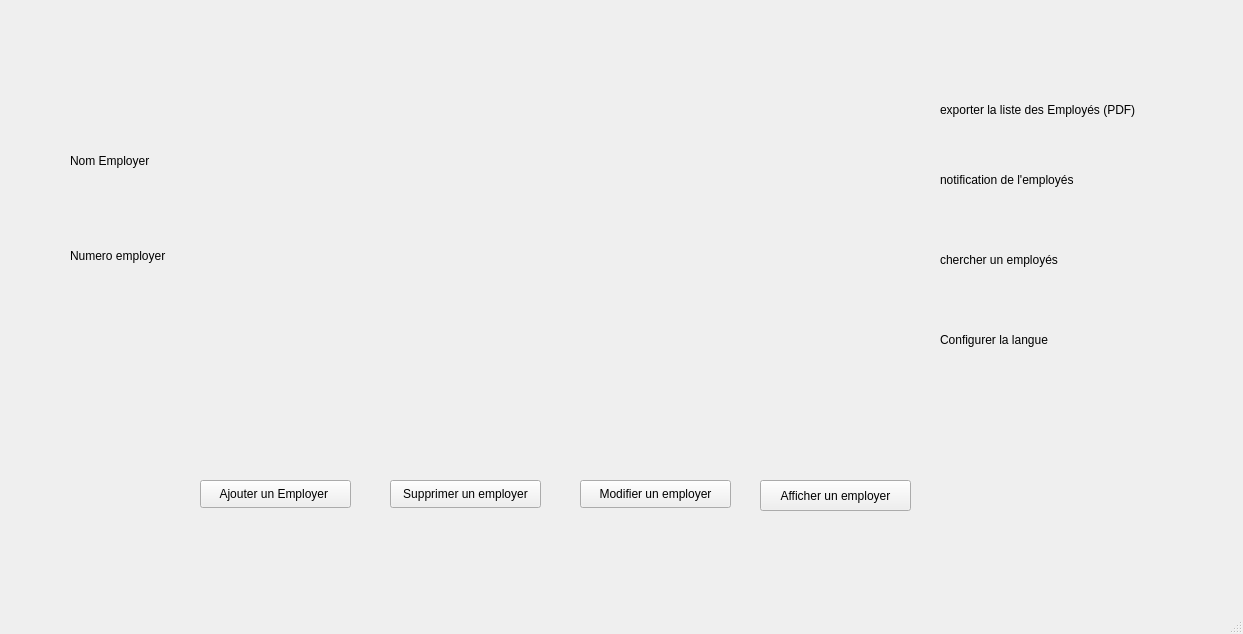
<?xml version="1.0" encoding="UTF-8"?>
<ui version="4.0">
 <class>MainWindow</class>
 <widget class="QMainWindow" name="MainWindow">
  <property name="geometry">
   <rect>
    <x>0</x>
    <y>0</y>
    <width>1243</width>
    <height>634</height>
   </rect>
  </property>
  <property name="windowTitle">
   <string>MainWindow</string>
  </property>
  <widget class="QWidget" name="centralwidget">
   <widget class="QLabel" name="label">
    <property name="geometry">
     <rect>
      <x>70</x>
      <y>130</y>
      <width>141</width>
      <height>61</height>
     </rect>
    </property>
    <property name="text">
     <string>Nom Employer</string>
    </property>
   </widget>
   <widget class="QLabel" name="label_2">
    <property name="geometry">
     <rect>
      <x>70</x>
      <y>240</y>
      <width>121</width>
      <height>31</height>
     </rect>
    </property>
    <property name="text">
     <string>Numero employer</string>
    </property>
   </widget>
   <widget class="QLabel" name="label_3">
    <property name="geometry">
     <rect>
      <x>70</x>
      <y>340</y>
      <width>111</width>
      <height>20</height>
     </rect>
    </property>
    <property name="text">
     <string/>
    </property>
   </widget>
   <widget class="QPushButton" name="pushButton">
    <property name="geometry">
     <rect>
      <x>200</x>
      <y>480</y>
      <width>151</width>
      <height>28</height>
     </rect>
    </property>
    <property name="text">
     <string>Ajouter un Employer </string>
    </property>
   </widget>
   <widget class="QPushButton" name="pushButton_2">
    <property name="geometry">
     <rect>
      <x>390</x>
      <y>480</y>
      <width>151</width>
      <height>28</height>
     </rect>
    </property>
    <property name="text">
     <string>Supprimer un employer</string>
    </property>
   </widget>
   <widget class="QPushButton" name="pushButton_3">
    <property name="geometry">
     <rect>
      <x>580</x>
      <y>480</y>
      <width>151</width>
      <height>28</height>
     </rect>
    </property>
    <property name="text">
     <string>Modifier un employer</string>
    </property>
   </widget>
   <widget class="QPushButton" name="pushButton_4">
    <property name="geometry">
     <rect>
      <x>760</x>
      <y>480</y>
      <width>151</width>
      <height>31</height>
     </rect>
    </property>
    <property name="text">
     <string>Afficher un employer</string>
    </property>
   </widget>
   <widget class="QLabel" name="label_4">
    <property name="geometry">
     <rect>
      <x>940</x>
      <y>100</y>
      <width>241</width>
      <height>20</height>
     </rect>
    </property>
    <property name="text">
     <string>exporter la liste des Employés (PDF)</string>
    </property>
   </widget>
   <widget class="QLabel" name="label_5">
    <property name="geometry">
     <rect>
      <x>940</x>
      <y>170</y>
      <width>171</width>
      <height>20</height>
     </rect>
    </property>
    <property name="focusPolicy">
     <enum>Qt::NoFocus</enum>
    </property>
    <property name="contextMenuPolicy">
     <enum>Qt::NoContextMenu</enum>
    </property>
    <property name="lineWidth">
     <number>1</number>
    </property>
    <property name="text">
     <string>notification de l'employés </string>
    </property>
    <property name="textFormat">
     <enum>Qt::AutoText</enum>
    </property>
    <property name="scaledContents">
     <bool>false</bool>
    </property>
   </widget>
   <widget class="QLabel" name="label_6">
    <property name="geometry">
     <rect>
      <x>940</x>
      <y>250</y>
      <width>171</width>
      <height>20</height>
     </rect>
    </property>
    <property name="text">
     <string>chercher un employés</string>
    </property>
   </widget>
   <widget class="QLabel" name="label_7">
    <property name="geometry">
     <rect>
      <x>940</x>
      <y>330</y>
      <width>171</width>
      <height>20</height>
     </rect>
    </property>
    <property name="text">
     <string>Configurer la langue</string>
    </property>
   </widget>
   <widget class="QLabel" name="label_8">
    <property name="geometry">
     <rect>
      <x>1030</x>
      <y>380</y>
      <width>56</width>
      <height>16</height>
     </rect>
    </property>
    <property name="text">
     <string/>
    </property>
   </widget>
   <widget class="QLabel" name="label_9">
    <property name="geometry">
     <rect>
      <x>520</x>
      <y>180</y>
      <width>181</width>
      <height>151</height>
     </rect>
    </property>
    <property name="contextMenuPolicy">
     <enum>Qt::DefaultContextMenu</enum>
    </property>
    <property name="text">
     <string/>
    </property>
    <property name="pixmap">
     <pixmap>../../Downloads/242478541_251865576856115_5314924851295446301_n.png</pixmap>
    </property>
   </widget>
  </widget>
  <widget class="QMenuBar" name="menubar">
   <property name="geometry">
    <rect>
     <x>0</x>
     <y>0</y>
     <width>1243</width>
     <height>26</height>
    </rect>
   </property>
  </widget>
  <widget class="QStatusBar" name="statusbar"/>
 </widget>
 <resources/>
 <connections/>
</ui>
